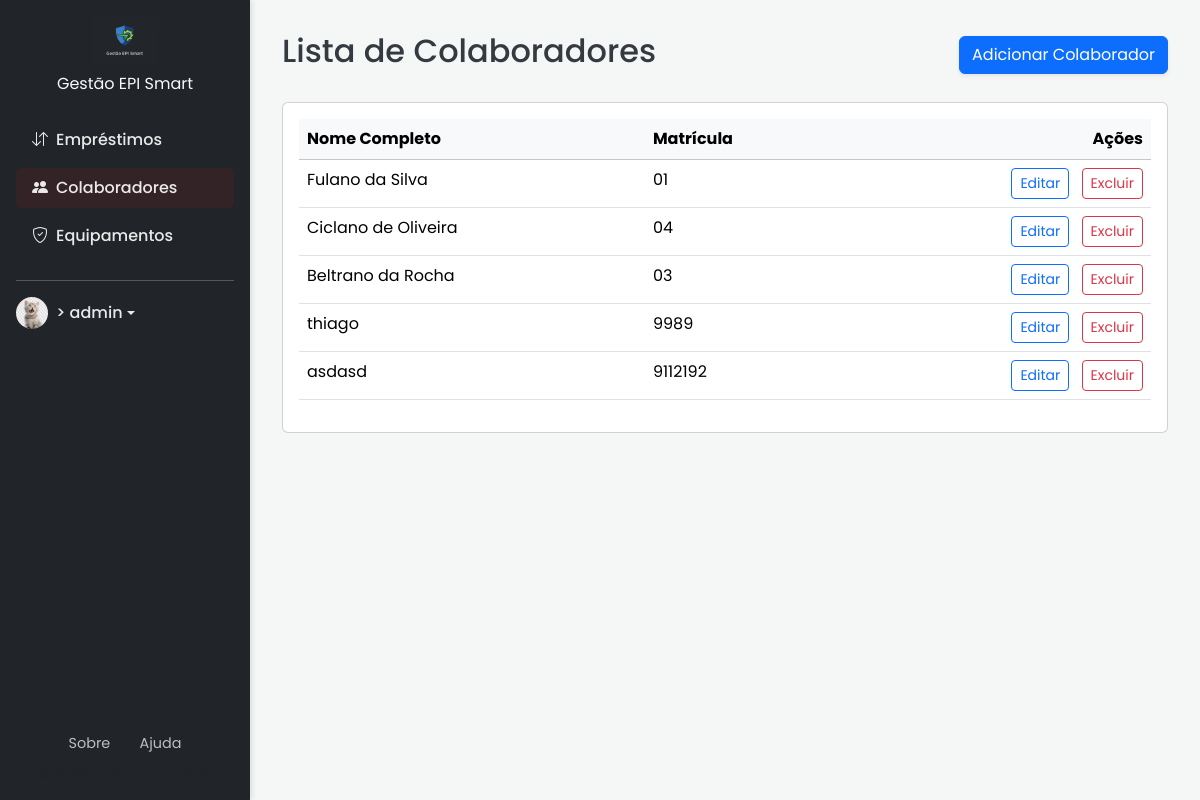
The app's page /colaboradores/ (signed in) with its own data.
### core/models.py (models this page shows, shortened)
class Colaborador(models.Model):
    nome_completo = models.CharField(max_length=255)
    matricula = models.CharField(max_length=50, unique=True)
    funcao = models.CharField(max_length=100)
    data_admissao = models.DateField()

### core/views.py (the view)
# urls.py: path('colaboradores/', views.colaborador_list, name='colaborador_list'),
@login_required
def colaborador_list(request):
    colaboradores = Colaborador.objects.all()
    return render(request, 'core/colaborador_list.html', {'colaboradores': colaboradores})

### core/templates/core/colaborador_list.html (shortened to what this page needs)
{% extends 'base.html' %}
{% block content %}
  <div class="d-flex justify-content-between align-items-center mb-4">
    <h1 class="h2">Lista de Colaboradores</h1>
    <a href="{% url 'colaborador_create' %}" class="btn btn-primary shadow-sm">Adicionar Colaborador</a>
  </div>
  <div class="card">
    <div class="card-body">
      <div class="table-responsive">
        <table class="table table-hover">
          <thead class="table-light">
            <tr>
              <th scope="col">Nome Completo</th>
              <th scope="col">Matrícula</th>
              <th scope="col" class="text-end">Ações</th>
            </tr>
          </thead>
          <tbody>
            {% for colaborador in colaboradores %}
              <tr>
                <td>{{ colaborador.nome_completo }}</td>
                <td>{{ colaborador.matricula }}</td>
                <td class="text-end">
                  <a href="{% url 'colaborador_update' colaborador.pk %}" class="btn btn-sm btn-outline-primary me-2">Editar</a>
                  <form action="{% url 'colaborador_delete' colaborador.pk %}" method="post" style="display: inline;">
                    <button type="submit" class="btn btn-sm btn-outline-danger">Excluir</button>
                  </form>
                </td>
              </tr>
            {% empty %}
              <tr>
                <td colspan="3" class="text-center py-5">Nenhum colaborador cadastrado.</td>
              </tr>
            {% endfor %}
          </tbody>
        </table>
      </div>
    </div>
  </div>
{% endblock %}

### core/templates/base.html (shortened to what this page needs)
{% load static %}
<!DOCTYPE html>
<html lang="pt-br">
<head>
  <link href="https://cdn.jsdelivr.net/npm/bootstrap@5.3.3/dist/css/bootstrap.min.css" rel="stylesheet">
  <link rel="stylesheet" href="https://cdn.jsdelivr.net/npm/bootstrap-icons@1.11.3/font/bootstrap-icons.min.css">
</head>
<body>
  <nav class="sidebar">
    <div> {% if user.is_authenticated %}
      <div class="text-center mb-4">
        <a href="{% url 'home' %}" class="text-decoration-none">
          <img src="{% static 'images/Logo_rodape.png' %}" alt="Gestão EPI Smart Logo" style="height: 48px;">
          <span class="d-block text-light mt-2">Gestão EPI Smart</span>
        </a>
      </div>
      <ul class="nav flex-column">
        <li class="nav-item">
          <a class="nav-link {% if 'emprestimo' in request.resolver_match.view_name %}active{% endif %}" href="{% url 'emprestimo_list' %}">
            <i class="bi bi-arrow-down-up me-2"></i>Empréstimos
          </a>
        </li>
        <li class="nav-item">
          <a class="nav-link {% if 'colaborador' in request.resolver_match.view_name %}active{% endif %}" href="{% url 'colaborador_list' %}">
            <i class="bi bi-people-fill me-2"></i>Colaboradores
          </a>
        </li>
        <li class="nav-item">
          <a class="nav-link {% if 'equipamento' in request.resolver_match.view_name %}active{% endif %}" href="{% url 'equipamento_list' %}">
            <i class="bi bi-shield-check me-2"></i>Equipamentos
          </a>
        </li>
      </ul>
      <hr>
      <div class="dropdown">
        <a class="nav-link dropdown-toggle d-flex align-items-center" href="#" role="button" data-bs-toggle="dropdown" aria-expanded="false">
          {% if user.profile.profile_picture %}
            <img src="{{ user.profile.profile_picture.url }}" alt="Foto de Perfil" class="rounded-circle me-2" style="width:32px; height:32px; object-fit:cover;">
          {% else %}
            <img src="{% static 'images/thiago.jpg' %}" alt="Foto de Perfil" class="rounded-circle me-2" style="width:32px; height:32px; object-fit:cover;">>
          {% endif %}
          {{ user.username }}
        </a>
      </div>
      {% endif %}
    </div>
    <div class="sidebar-footer">
        <div class="text-center">
            <a href="{% url 'sobre' %}" class="footer-link">Sobre</a>
            <span class="mx-2 text-muted">|</span>
            <a href="{% url 'ajuda' %}" class="footer-link">Ajuda</a>
            <small class="d-block text-muted mt-2">&copy; Gestão EPI Smart 2025</small>
        </div>
    </div>
  </nav>
  <main class="content-wrapper">
    {% block content %}{% endblock %}
  </main>
</body>
</html>

### core/templates/base.html (style rules this page uses)
:root { --primary-color: #0d6efd; --secondary-color: #6c757d; --background-color: #f4f7f6; --text-color: #343a40; --card-bg: #ffffff; --navbar-bg: #212529; }
body { font-family: 'Poppins', sans-serif; background-color: var(--background-color); color: var(--text-color); display: flex; min-height: 100vh; font-size: 1rem; }
.sidebar { width: 250px; background-color: var(--navbar-bg); color: rgba(255, 255, 255, 0.9); position: fixed; top: 0; bottom: 0; left: 0; padding: 1rem; box-shadow: 2px 0 5px rgba(0, 0, 0, 0.1); display: flex; flex-direction: column; }
.sidebar .nav-link { color: rgba(255, 255, 255, 0.9); font-weight: 500; margin-bottom: 0.5rem; }
.sidebar .nav-link.active { background-color: rgba(158, 25, 25, 0.15); border-radius: 0.375rem; }
.content-wrapper { margin-left: 250px; flex: 1; padding: 2rem; display: flex; flex-direction: column; }
.sidebar-footer { margin-top: auto; padding-top: 1rem; }
.footer-link { color: rgba(255, 255, 255, 0.7); text-decoration: none; font-size: 0.9rem; }

### records on screen
Colaborador: nome_completo "Fulano da Silva", matricula "01"
Colaborador: nome_completo "Ciclano de Oliveira", matricula "04"
Colaborador: nome_completo "Beltrano da Rocha", matricula "03"
Colaborador: nome_completo "thiago", matricula "9989"
Colaborador: nome_completo "asdasd", matricula "9112192"

### other values on screen
{{ user.username }} "admin"
